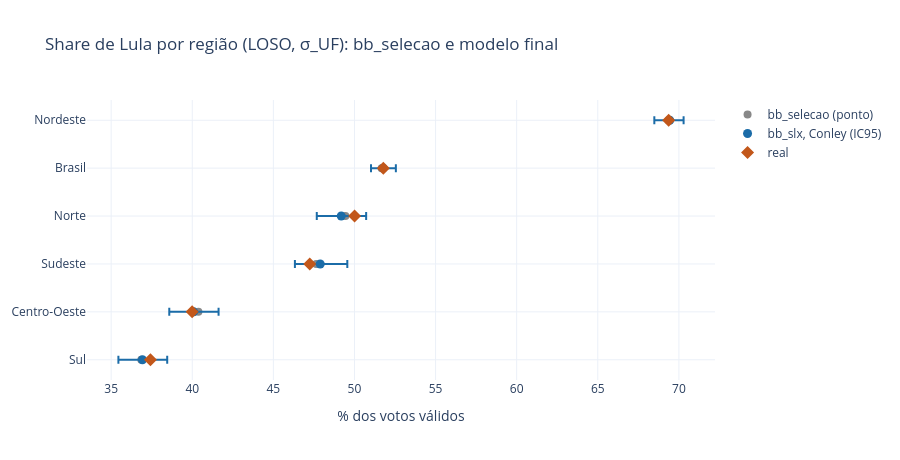

Source (notebook cell):
### Code cell
pf = PF.set_index("nome")
BASE_PT = M.agregar(PIL["bb_selecao"], NHAT, reg).mul(100).reindex(pf.index)
CMP = pd.DataFrame({"real_pct": pf.real_pct, "base_pct": BASE_PT, "base_erro_pp": BASE_PT - pf.real_pct,
    "final_pct": pf.lula_pct, "final_q025": pf.q025, "final_q975": pf.q975, "final_q05": pf.q05, "final_q95": pf.q95, "final_erro_pp": pf.erro_pp, "final_largura_pp": pf.largura_pp}).rename_axis("regiao")
CMP.to_csv(TAB / "final_comparacao_regional.csv"); print(CMP.round(3).to_string())
print("erro absoluto médio nas 5 regiões (pp): bb_selecao", round(CMP.drop("Brasil").base_erro_pp.abs().mean(), 3), "| final", round(CMP.drop("Brasil").final_erro_pp.abs().mean(), 3))
d = PF.sort_values("lula_pct")
fig = go.Figure()
fig.add_trace(go.Scatter(x=BASE_PT.loc[d.nome].values, y=d.nome, mode="markers", name="bb_selecao (ponto)", marker=dict(color="#888", size=8)))
fig.add_trace(go.Scatter(x=d.lula_pct, y=d.nome, mode="markers", name=f"{NOME_F}, Conley (IC95)", error_x=dict(type="data", symmetric=False, array=d.q975 - d.lula_pct, arrayminus=d.lula_pct - d.q025), marker=dict(color="#1b6ca8", size=9)))
fig.add_trace(go.Scatter(x=d.real_pct, y=d.nome, mode="markers", name="real", marker=dict(color="#c2571a", symbol="diamond", size=10)))
fig.update_layout(title="Share de Lula por região (LOSO, σ_UF): bb_selecao e modelo final", xaxis_title="% dos votos válidos", template="plotly_white", height=460)
G.salvar(fig, FIG / "final_regional.html"); fig.show()
print("tempo total do notebook:", round(time.time() - T0), "s")

### Figure 1 — Plotly figure (JSON) as saved in the notebook; plotly's stock layout.template omitted (floating-point values rounded to 4 significant figures)
{"data": [{"marker": {"color": "#888", "size": 8}, "mode": "markers", "name": "bb_selecao (ponto)", "type": "scatter", "x": [36.86, 40.38, 47.65, 49.44, 51.67, 69.36], "y": ["Sul", "Centro-Oeste", "Sudeste", "Norte", "Brasil", "Nordeste"]}, {"error_x": {"array": [1.527, 1.533, 1.669, 1.536, 0.7877, 0.8537], "arrayminus": [1.481, 1.506, 1.562, 1.508, 0.7445, 0.9506], "symmetric": false, "type": "data"}, "marker": {"color": "#1b6ca8", "size": 9}, "mode": "markers", "name": "bb_slx, Conley (IC95)", "type": "scatter", "x": [36.93, 40.09, 47.89, 49.18, 51.76, 69.44], "y": ["Sul", "Centro-Oeste", "Sudeste", "Norte", "Brasil", "Nordeste"]}, {"marker": {"color": "#c2571a", "size": 10, "symbol": "diamond"}, "mode": "markers", "name": "real", "type": "scatter", "x": [37.42, 39.99, 47.24, 50.01, 51.78, 69.37], "y": ["Sul", "Centro-Oeste", "Sudeste", "Norte", "Brasil", "Nordeste"]}], "layout": {"height": 460, "title": {"text": "Share de Lula por região (LOSO, σ_UF): bb_selecao e modelo final"}, "xaxis": {"title": {"text": "% dos votos válidos"}}}}
